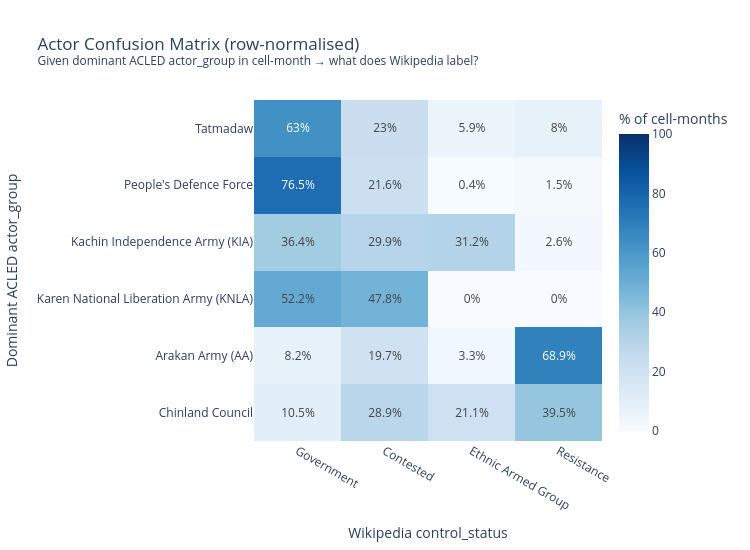

Source (notebook cell):
### Code cell
# ── Normalised by row (given dominant actor, what does Wikipedia say?) ─
conf_norm = pd.crosstab(
    conf_data['dominant_actor_group'],
    conf_data['control_status'],
    normalize='index'
) * 100

# Sort rows by total event count (most common actors first)
actor_order = (
    conf_data['dominant_actor_group'].value_counts()
    .reindex(conf_norm.index).sort_values(ascending=False).index.tolist()
)
status_order_conf = ['government', 'contested', 'ethnic_armed_group', 'resistance']
status_order_conf = [s for s in status_order_conf if s in conf_norm.columns]
conf_norm = conf_norm.reindex(index=actor_order, columns=status_order_conf)

print('Confusion matrix (row-normalised %) — given dominant ACLED actor, Wikipedia says:')
print(conf_norm.round(1).to_string())

# ── Heatmap ────────────────────────────────────────────────────
fig = go.Figure(go.Heatmap(
    z=conf_norm.values,
    x=[s.replace('_', ' ').title() for s in conf_norm.columns],
    y=conf_norm.index.tolist(),
    colorscale='Blues',
    text=np.round(conf_norm.values, 1),
    texttemplate='%{text}%',
    colorbar=dict(title='% of\ncell-months'),
    zmin=0, zmax=100
))
fig.update_layout(
    title='Actor Confusion Matrix (row-normalised)<br>'
          '<sup>Given dominant ACLED actor_group in cell-month → what does Wikipedia label?</sup>',
    xaxis_title='Wikipedia control_status',
    yaxis_title='Dominant ACLED actor_group',
    width=750, height=550,
    yaxis=dict(autorange='reversed')
)
fig.show()

### Figure 1 — Plotly figure (JSON) as saved in the notebook; plotly's stock layout.template omitted (floating-point values rounded to 4 significant figures)
{"data": [{"colorbar": {"title": {"text": "% of\ncell-months"}}, "colorscale": [[0.0, "rgb(247,251,255)"], [0.125, "rgb(222,235,247)"], [0.25, "rgb(198,219,239)"], [0.375, "rgb(158,202,225)"], [0.5, "rgb(107,174,214)"], [0.625, "rgb(66,146,198)"], [0.75, "rgb(33,113,181)"], [0.875, "rgb(8,81,156)"], [1.0, "rgb(8,48,107)"]], "text": [[63.0, 23.0, 5.9, 8.0], [76.5, 21.6, 0.4, 1.5], [36.4, 29.9, 31.2, 2.6], [52.2, 47.8, 0.0, 0.0], [8.2, 19.7, 3.3, 68.9], [10.5, 28.9, 21.1, 39.5]], "texttemplate": "%{text}%", "type": "heatmap", "x": ["Government", "Contested", "Ethnic Armed Group", "Resistance"], "y": ["Tatmadaw", "People's Defence Force", "Kachin Independence Army (KIA)", "Karen National Liberation Army (KNLA)", "Arakan Army (AA)", "Chinland Council"], "z": [[62.98, 23.03, 5.941, 8.05], [76.52, 21.63, 0.3697, 1.479], [36.36, 29.87, 31.17, 2.597], [52.24, 47.76, 0.0, 0.0], [8.197, 19.67, 3.279, 68.85], [10.53, 28.95, 21.05, 39.47]], "zmax": 100, "zmin": 0}], "layout": {"height": 550, "title": {"text": "Actor Confusion Matrix (row-normalised)<br><sup>Given dominant ACLED actor_group in cell-month → what does Wikipedia label?</sup>"}, "width": 750, "xaxis": {"title": {"text": "Wikipedia control_status"}}, "yaxis": {"autorange": "reversed", "title": {"text": "Dominant ACLED actor_group"}}}}
